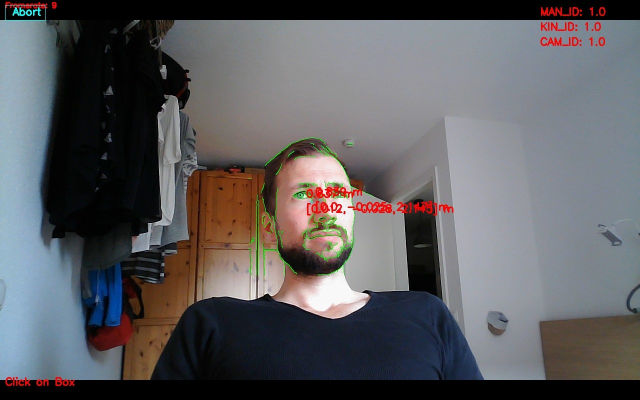
#> input picture Flask_Camera_Stream_Website/Subfunctions/ROS_Depth_Map/calibration/RGB_Image.jpg, 1280 x 800 px, given in place of the camera (shown at 1/2 size)
$ python contour_detector_webcam.py
#> lines starting #> are read from the running program, lines starting #| are printed output that depends on the picture; after the words box and inside, x2 and y2 are one past the last pixel; in counts of white or black regions, pixels touching at a corner belong together
from __future__ import print_function
from __future__ import division
from Subfunctions.WebcamVideoStream import WebcamVideoStream
import cv2 as cv
import numpy as np
import argparse
from math import atan2, cos, sin, sqrt, pi, degrees
cap = cv.VideoCapture(1)
cap.set(10,100)
kernel = np.ones((5,5),np.uint8)
print("Press 'q' on your Keyboard to exit this program.")
#puts together picture and edited pictures and webcam and edited webcam
def stackImages(scale,imgArray):
    rows = len(imgArray)
    cols = len(imgArray[0])
    rowsAvailable = isinstance(imgArray[0], list)
    width = imgArray[0][0].shape[1]
    height = imgArray[0][0].shape[0]
    if rowsAvailable:
        for x in range ( 0, rows):
            for y in range(0, cols):
                if imgArray[x][y].shape[:2] == imgArray[0][0].shape [:2]:
                    imgArray[x][y] = cv.resize(imgArray[x][y], (0, 0), None, scale, scale)
                else:
                    imgArray[x][y] = cv.resize(imgArray[x][y], (imgArray[0][0].shape[1], imgArray[0][0].shape[0]), None, scale, scale)
                if len(imgArray[x][y].shape) == 2: imgArray[x][y]= cv.cvtColor( imgArray[x][y], cv.COLOR_GRAY2BGR)
        imageBlank = np.zeros((height, width, 3), np.uint8)
        hor = [imageBlank]*rows
        hor_con = [imageBlank]*rows
        for x in range(0, rows):
            hor[x] = np.hstack(imgArray[x])
        ver = np.vstack(hor)
    else:
        for x in range(0, rows):
            if imgArray[x].shape[:2] == imgArray[0].shape[:2]:
                imgArray[x] = cv.resize(imgArray[x], (0, 0), None, scale, scale)
            else:
                imgArray[x] = cv.resize(imgArray[x], (imgArray[0].shape[1], imgArray[0].shape[0]), None,scale, scale)
            if len(imgArray[x].shape) == 2: imgArray[x] = cv.cvtColor(imgArray[x], cv.COLOR_GRAY2BGR)
        hor= np.hstack(imgArray)
        ver = hor
    return ver
#draws the axis
def drawAxis(img, p_, q_, colour, scale):
    p = list(p_)
    q = list(q_)
    #angle as radiant
    angle = atan2(p[1] - q[1], p[0] - q[0])
    hypotenuse = sqrt((p[1] - q[1]) * (p[1] - q[1]) + (p[0] - q[0]) * (p[0] - q[0]))
    #Pfeil wird um einen Skalierungsfaktor verlängert
    q[0] = p[0] - scale * hypotenuse * cos(angle)
    q[1] = p[1] - scale * hypotenuse * sin(angle)
    cv.line(img, (int(p[0]), int(p[1])), (int(q[0]), int(q[1])), colour, 1, cv.LINE_AA)
#finds out angle, centre and
def getOrientation(pts, img):
    sz = len(pts)
    data_pts = np.empty((sz, 2), dtype=np.float64)
    for i in range(data_pts.shape[0]):
        data_pts[i,0] = pts[i,0,0]
        data_pts[i,1] = pts[i,0,1]
    mean = np.empty((0))
    mean, eigenvektoren, eigenwerte = cv.PCACompute2(data_pts, mean)
    centre = (int(mean[0,0]), int(mean[0,1]))
    #creates a yellow point in the centre of the rectangles
    cv.circle(img, centre, 3, (0, 255, 255), 2)
    p1 = (centre[0] + 0.02 * eigenvektoren[0,0] * eigenwerte[0,0], centre[1] + 0.02 * eigenvektoren[0,1] * eigenwerte[0,0])
    p2 = (centre[0] - 0.02 * eigenvektoren[1,0] * eigenwerte[1,0], centre[1] - 0.02 * eigenvektoren[1,1] * eigenwerte[1,0])
    drawAxis(img, centre, p1, (0, 0, 255), 1)
    drawAxis(img, centre, p2, (255, 255, 0), 5)
    #calculates each rectangles angle in radiant and degree
    angle = atan2(eigenvektoren[0,1], eigenvektoren[0,0])
    angleDegree = degrees(angle)
    angleInt = int(angleDegree)
    angleString = str(angleInt)
    font = cv.FONT_HERSHEY_SIMPLEX
    cv.putText(img, angleString, centre, font, 1, (200,255,155), 2, cv.LINE_AA)
    return angle
#webcam
while True:
    success, image = cap.read()
#> image is the input picture: shape (800, 1280, 3); mean B, G, R 96, 93.3, 94
    imgGray = cv.cvtColor(image,cv.COLOR_BGR2GRAY)
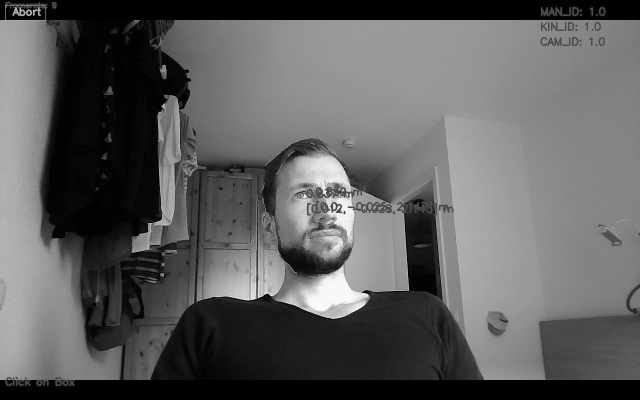
#> imgGray: shape (800, 1280) (shown at 1/2 size); min 0, max 255, mean 93.8
    imgBlur = cv.GaussianBlur(imgGray,(7,7),1)
    imgCanny = cv.Canny(imgBlur,50,50)
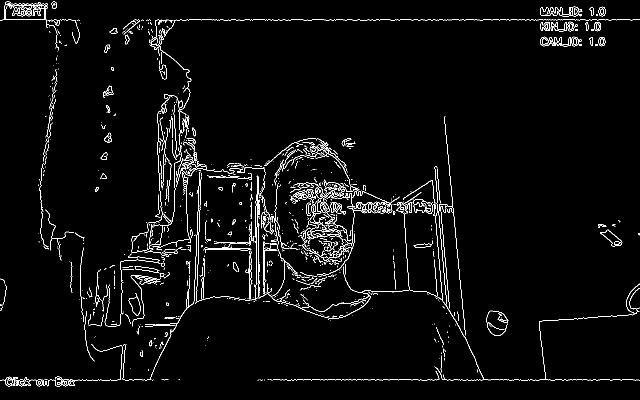
#> imgCanny: shape (800, 1280) (shown at 1/2 size); 2.9% white in thin lines or dots
    imgZero = np.zeros_like(image)
    imgContour = image.copy()
    _, bw = cv.threshold(imgCanny, 50, 255, cv.THRESH_BINARY | cv.THRESH_OTSU)
    contours, _ = cv.findContours(bw, cv.RETR_LIST, cv.CHAIN_APPROX_NONE)
#> contours = 1360 contours, 1205 with area under 20; largest, box (x1, y1, x2, y2) and area: (0, 3, 118, 101) 2596, (9, 9, 90, 40) 2142, (660, 404, 686, 427) 352, (660, 404, 685, 427) 320, (1092, 13, 1159, 33) 294
    for i, c in enumerate(contours):
        area = cv.contourArea(c)
        if area < 1e2 or 1e5 < area:
            continue
        cv.drawContours(imgContour, contours, i, (255, 0, 0), 2)
        getOrientation(c, imgContour)
#> this loop made 1360 passes
#> area on passes 2, 3, 5: 23, 21, 27
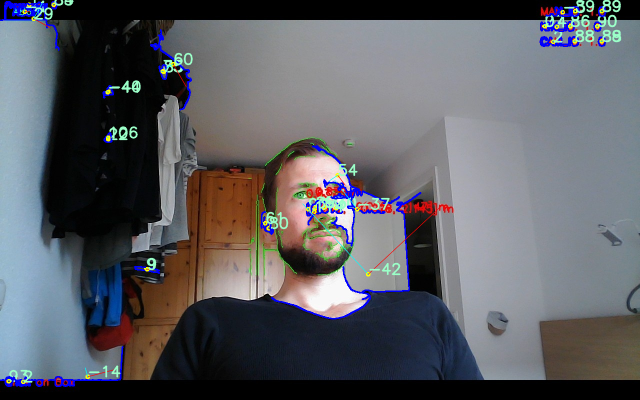
#> imgContour: shape (800, 1280, 3) (shown at 1/2 size); 3.12% of pixels changed, all inside (x1, y1, x2, y2) = (0, 0, 1243, 774)
    imgStack = stackImages(0.6,([image,imgGray,imgBlur],
                                [imgCanny,imgContour,imgZero]))
#> after the loop in stackImages, `for x in range(0, rows):`: hor = 2 items
#> in stackImages, `ver = np.vstack(hor)`:
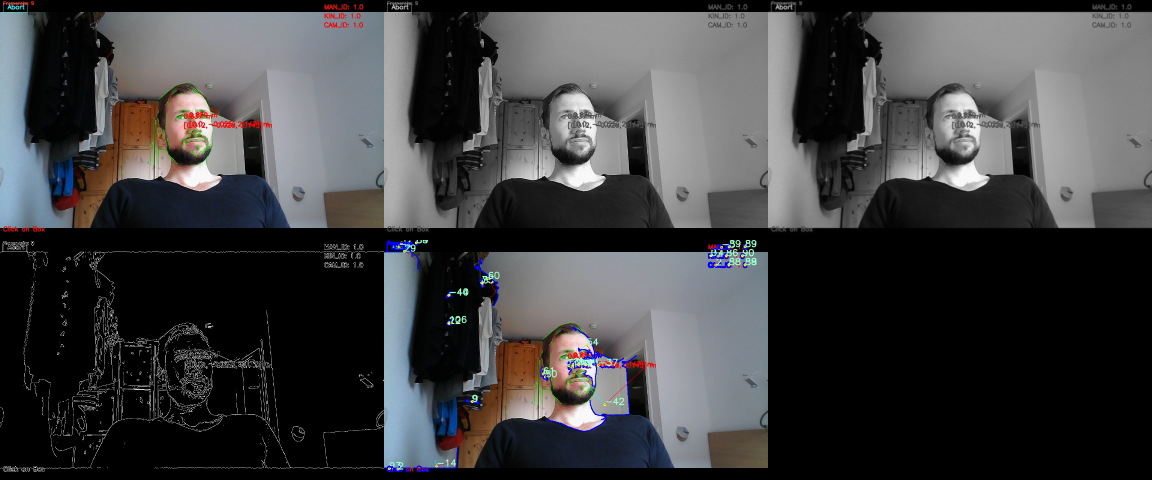
#> ver: shape (960, 2304, 3) (shown at 1/2 size); mean of channels 0, 1, 2 65.1, 63.7, 63.6; drawn as B, G, R
    #Webcam show
    cv.imshow("Stacked Images Webcam", imgStack)
    if cv.waitKey(1) & 0xFF == ord('q'):
#> (key q is pressed here)
        break
